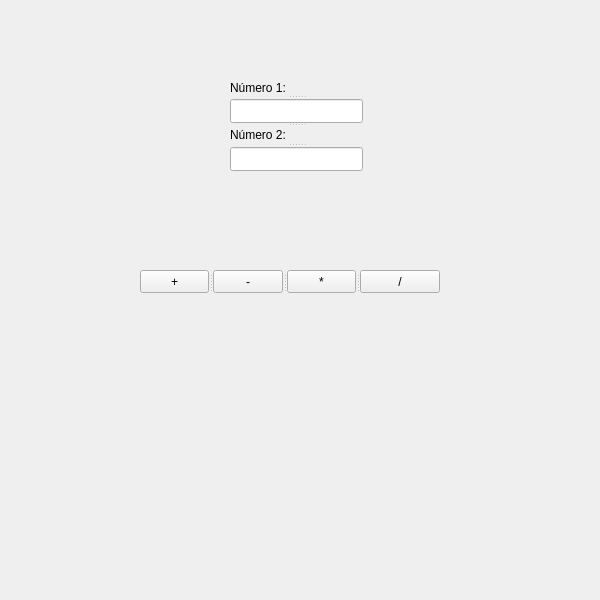
<?xml version="1.0" encoding="UTF-8"?>
<ui version="4.0">
 <class>Form</class>
 <widget class="QWidget" name="Form">
  <property name="geometry">
   <rect>
    <x>0</x>
    <y>0</y>
    <width>600</width>
    <height>600</height>
   </rect>
  </property>
  <property name="minimumSize">
   <size>
    <width>600</width>
    <height>600</height>
   </size>
  </property>
  <property name="maximumSize">
   <size>
    <width>600</width>
    <height>600</height>
   </size>
  </property>
  <property name="windowTitle">
   <string>Calculator</string>
  </property>
  <widget class="QLabel" name="result_label">
   <property name="geometry">
    <rect>
     <x>30</x>
     <y>380</y>
     <width>521</width>
     <height>31</height>
    </rect>
   </property>
   <property name="text">
    <string/>
   </property>
  </widget>
  <widget class="QSplitter" name="numbers">
   <property name="geometry">
    <rect>
     <x>230</x>
     <y>80</y>
     <width>133</width>
     <height>91</height>
    </rect>
   </property>
   <property name="orientation">
    <enum>Qt::Vertical</enum>
   </property>
   <widget class="QLabel" name="number1_label">
    <property name="text">
     <string>Número 1:</string>
    </property>
   </widget>
   <widget class="QLineEdit" name="number1_lineEdit"/>
   <widget class="QLabel" name="number2_label">
    <property name="text">
     <string>Número 2:</string>
    </property>
   </widget>
   <widget class="QLineEdit" name="number2_lineEdit"/>
  </widget>
  <widget class="QSplitter" name="splitter">
   <property name="geometry">
    <rect>
     <x>140</x>
     <y>270</y>
     <width>300</width>
     <height>23</height>
    </rect>
   </property>
   <property name="orientation">
    <enum>Qt::Horizontal</enum>
   </property>
   <widget class="QPushButton" name="sum_pushButton">
    <property name="minimumSize">
     <size>
      <width>50</width>
      <height>0</height>
     </size>
    </property>
    <property name="text">
     <string>+</string>
    </property>
   </widget>
   <widget class="QPushButton" name="minus_pushButton">
    <property name="minimumSize">
     <size>
      <width>50</width>
      <height>0</height>
     </size>
    </property>
    <property name="text">
     <string>-</string>
    </property>
   </widget>
   <widget class="QPushButton" name="mult_pushButton">
    <property name="minimumSize">
     <size>
      <width>50</width>
      <height>0</height>
     </size>
    </property>
    <property name="text">
     <string>*</string>
    </property>
   </widget>
   <widget class="QPushButton" name="div_pushButton">
    <property name="text">
     <string>/</string>
    </property>
   </widget>
  </widget>
 </widget>
 <resources/>
 <connections/>
</ui>
